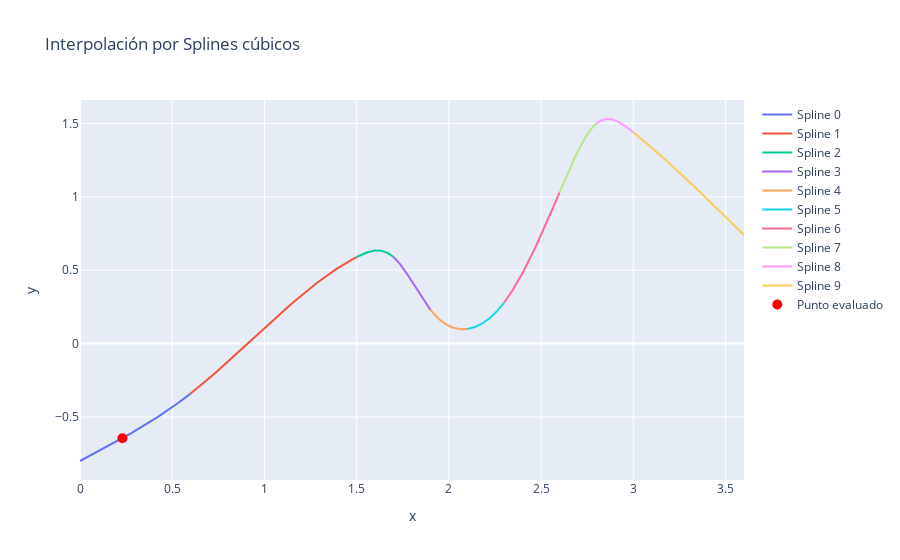

Source (notebook cell):
### Markdown cell above
N. 04) Desarrolle, depure y pruebe un programa amigable para el usuario en cualquier lenguaje de
alto nivel o de macros de su predilección, para implementar el método de trazadores cúbicos para
interpolar los siguientes datos:
$$
\begin{array}{|c|c|c|c|c|c|c|c|c|c|c|c|}
\hline
x & 0.0 & 0.6 & 1.5 & 1.7 & 1.9 & 2.1 & 2.3 & 2.6 & 2.8 & 3.0 & 3.6 &  \\
\hline
f(x) & -0.80 &-0.34 & 0.59 & 0.59 & 0.23 & 0.1 & 0.28 & 1.03 & 1.50 & 1.44 & 0.74 \\
\hline
\end{array}
$$
Muestre la gráfica que ajusta los datos y los polinomios de cada intervalo.

### Code cell
xi = [0.0,0.6,1.5,1.7,1.9,2.1,2.3,2.6,2.8,3.0,3.6]
y = [-0.80,-0.34,0.59,0.59,0.23,0.1,0.28,1.03,1.50,1.44,0.74]

metodo = Splines(xi,y,0.23)
metodo.PolSplines()
